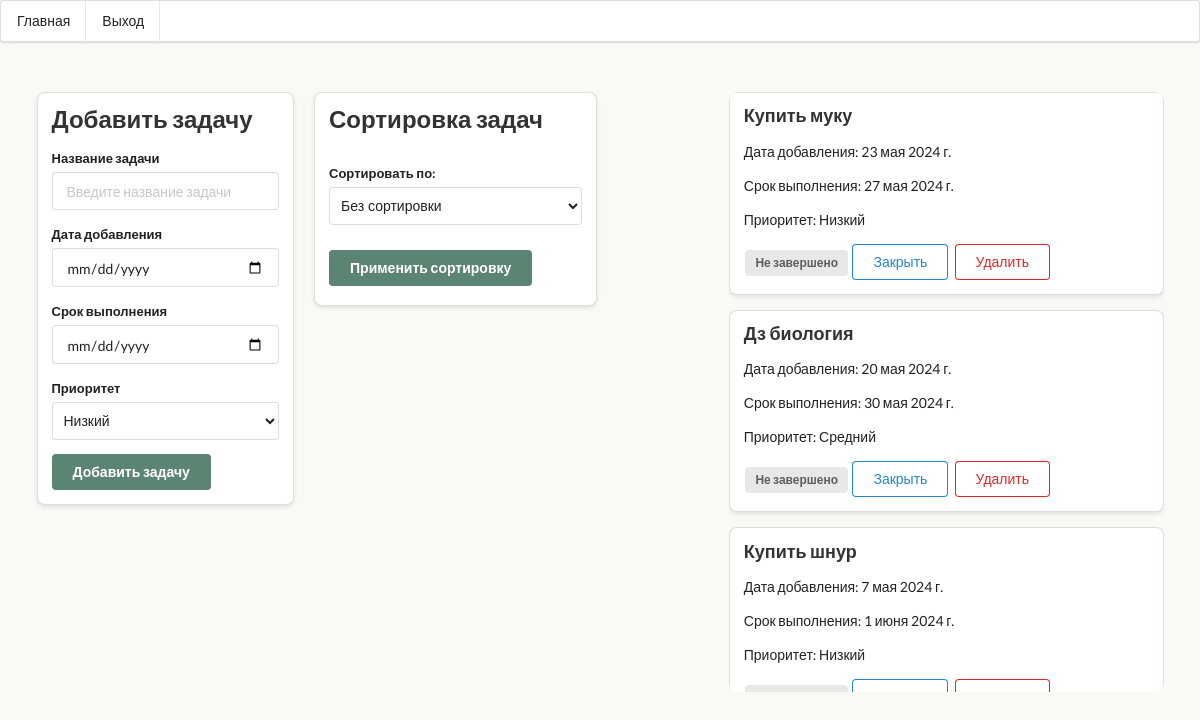
The app's page / (signed in) with its own data.
### todolist/models.py (models this page shows, shortened)
class ToDo(models.Model):
    PRIORITY_ORDER = {'high': 1, 'medium': 2, 'low': 3}
    user = models.ForeignKey(User, on_delete=models.CASCADE)
    title = models.CharField('Название задания', max_length=500)
    created_at = models.DateField('Дата добавления')
    due_date = models.DateField('Срок выполнения')
    priority = models.CharField('Приоритет', max_length=10, choices=[('high', 'Высокий'), ('medium', 'Средний'), ('low', 'Низкий')])
    is_complete = models.BooleanField('Завершено', default=False)
    class Meta:
        verbose_name = 'Задание'
        verbose_name_plural = 'Задания'

### todolist/views.py (the view, shortened to what this page needs)
# urls.py: path('', views.index, name='index'),
def index(request):
    if request.user.is_authenticated:
        sort_by = request.GET.get('sort_by', None)
        todos = ToDo.objects.filter(user=request.user)
        return render(request, 'todoapp/index.html', {'todo_list': todos, 'title': 'Главная страница', 'sort_by': sort_by})
    else:
        return render(request, 'todoapp/index.html', {'title': 'Главная страница', 'user_not_authenticated': True})

### templates/todoapp/index.html (shortened to what this page needs)
{% extends 'todoapp/layout.html' %}
{% block content %}
{% if user.is_authenticated %}
<div class="ui container" style="margin-top: 50px; margin-left: 60px; display: flex; justify-content: space-between; align-items: flex-start;">
    <div class="ui segment" style="width: 55%;">
        <h2 class="ui header">Добавить задачу</h2>
        <form class="ui form" method="POST" action="{% url 'add' %}">
            <div class="field">
                <label>Название задачи</label>
                <input type="text" name="title" placeholder="Введите название задачи">
            </div>
            <div class="field">
                <label>Дата добавления</label>
                <input type="date" name="created_at">
            </div>
            <div class="field">
                <label>Срок выполнения</label>
                <input type="date" name="due_date">
            </div>
            <div class="field">
                <label>Приоритет</label>
                <select name="priority" class="ui dropdown">
                    <option value="low">Низкий</option>
                </select>
            </div>
            <button class="ui button" type="submit" style="background-color: #5C8473; color: #FFFFFF;">Добавить задачу</button>
        </form>
    </div>
    <div class="ui container" style="">
        <div class="ui segment" style="display: flex; flex-direction: column; width: 65%; margin-left: 20px">
            <h2 class="ui header">Сортировка задач</h2>
            <form class="ui form" method="GET">
                <div class="fields" style="display: flex; flex-direction: column; margin-bottom: 5px">
                    <div class="field" style="margin: 15px 0px 10px 0px;">
                        <label>Сортировать по:</label>
                        <select class="ui dropdown" name="sort_by">
                            <option value="" {% if not sort_by %}selected{% endif %}>Без сортировки</option>
                        </select>
                    </div>
                    <div class="field" style="margin-top: 15px;">
                        <button class="ui button" type="submit" style="background-color: #5C8473; color: #FFFFFF;">Применить сортировку</button>
                    </div>
                </div>
            </form>
        </div>
    </div>
    <div class="ui container" style="margin-top: 0px; max-height: 600px; overflow-y: auto; border: thin #5C8473 medium; border-radius: 10px;">
        {% for todo in todo_list %}
        <div class="ui segment" style="margin: 15px first-child:: margin-top:0px;">
            <p class="ui big header">{{ todo.title }}</p>
            <p>Дата добавления: {{ todo.created_at }}</p>
            <p>Срок выполнения: {{ todo.due_date }}</p>
            <p>Приоритет:
                {% if todo.priority == 'low' %}
                    Низкий
                {% elif todo.priority == 'medium' %}
                    Средний
                {% elif todo.priority == 'high' %}
                    Высокий
                {% endif %}
            </p>
            {% if todo.is_complete == False %}
            <span class="ui gray label">Не завершено</span>
            <a class="ui primary basic button" href="{% url 'update' todo_id=todo.id %}">Закрыть</a>
            {% else %}
            <span class="ui green label">Завершено</span>
            <a class="ui blue button" href="{% url 'update' todo_id=todo.id %}">Открыть</a>
            {% endif %}
            <a class="ui negative basic button" href="{% url 'delete' todo_id=todo.id %}">Удалить</a>
        </div>
        {% endfor %}
    </div>
{% endif %}
{% endblock content %}

### templates/todoapp/layout.html (shortened to what this page needs)
<!doctype html>
{% load static %}
<html lang="ru">
<head>
    <link rel="stylesheet" href="https://cdn.jsdelivr.net/npm/semantic-ui@2.4.2/dist/semantic.min.css">
    <link rel="stylesheet" href="{% static 'todolist/css/style.css' %}">
</head>
<body>
    <div class="ui menu">
        <a class="item" href="{% url 'index' %}">Главная</a>
        {% if user.is_authenticated %}
            <a class="item" href="{% url 'logout' %}">Выход</a>
        {% else %}
            <a class="item" href="{% url 'login' %}">Вход</a>
            <a class="item" href="{% url 'register' %}">Регистрация</a>
        {% endif %}
    </div>
    {% block content %}
    {% endblock content %}
</body>
</html>

### todolist/static/todolist/css/style.css (style rules this page uses)
body { background-color: #FAF9F6; }
.ui.segment { background-color: #FFFFFF; border-radius: 8px; box-shadow: 0 2px 4px rgba(0, 0, 0, 0.1); margin-top: 15px; }
.ui.header { color: #333333; }

### records on screen
ToDo: title "Купить муку", created_at "23 мая 2024 г.", due_date "27 мая 2024 г.", priority "Низкий", is_complete "Не завершено"
ToDo: title "Дз биология", created_at "20 мая 2024 г.", due_date "30 мая 2024 г.", priority "Средний", is_complete "Не завершено"
ToDo: title "Купить шнур", created_at "7 мая 2024 г.", due_date "1 июня 2024 г.", priority "Низкий"
